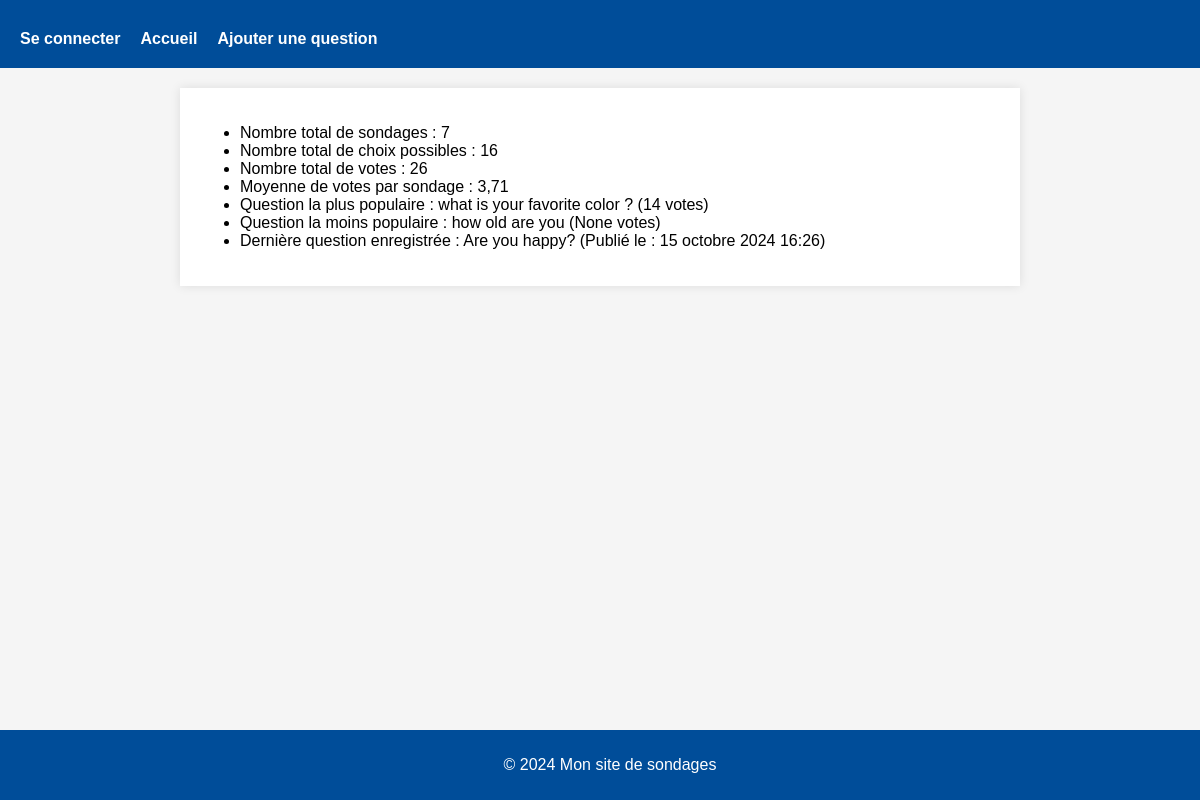
Screenshot of /polls/statistics/ with the database file from the repository.
### polls/models.py (models this page shows, shortened)
class Question(models.Model):
    question_text = models.CharField(max_length=200)
    pub_date = models.DateTimeField("date published")
    @classmethod
    def total_questions(cls):
        return cls.objects.count()
    @classmethod
    def total_choices(cls):
        return sum(choice.choice_set.count() for choice in cls.objects.all())
    @classmethod
    def total_votes(cls):
        return sum(choice.votes for question in cls.objects.prefetch_related('choice_set').all() for choice in
                   question.choice_set.all())
    @classmethod
    def average_votes(cls):
        total_votes = cls.total_votes()
        total_questions = cls.total_questions()
        return total_votes / total_questions if total_questions > 0 else 0
    @classmethod
    def most_popular(cls):
        return cls.objects.annotate(total_votes=Sum('choice__votes')).order_by('-total_votes').first()
    @classmethod
    def least_popular(cls):
        return cls.objects.annotate(total_votes=Sum('choice__votes')).order_by('total_votes').first()
    @classmethod
    def latest_question(cls):
        return cls.objects.latest('pub_date')

### polls/views.py (the view)
# urls.py: path('statistics/', views.statistics_view, name='statistics'),
def statistics_view(request):
    total_questions = Question.total_questions()
    total_choices = Question.total_choices()
    total_votes = Question.total_votes()
    average_votes = Question.average_votes()
    most_popular = Question.most_popular()
    least_popular = Question.least_popular()
    latest_question = Question.latest_question()
    context = {
        'total_questions': total_questions,
        'total_choices': total_choices,
        'total_votes': total_votes,
        'average_votes': average_votes,
        'most_popular': most_popular,
        'least_popular': least_popular,
        'latest_question': latest_question,
    }
    return render(request, 'polls/statistics.html', context)

### polls/templates/polls/statistics.html (shortened to what this page needs)
{% extends "base.html" %}
{% block main %}
<ul>
    <li>Nombre total de sondages : {{ total_questions }}</li>
    <li>Nombre total de choix possibles : {{ total_choices }}</li>
    <li>Nombre total de votes : {{ total_votes }}</li>
    <li>Moyenne de votes par sondage : {{ average_votes|floatformat:2 }}</li>
    <li>Question la plus populaire : {{ most_popular.question_text }} ({{ most_popular.total_votes }} votes)</li>
    <li>Question la moins populaire : {{ least_popular.question_text }} ({{ least_popular.total_votes }} votes)</li>
    <li>Dernière question enregistrée : {{ latest_question.question_text }} (Publié le : {{ latest_question.pub_date }})</li>
</ul>
{% endblock %}

### polls/static/polls/style.css (style rules this page uses)
body { font-family: Arial, sans-serif; margin: 0; padding: 0; background-color: #f5f5f5; }

### rows the page displays
Question: question_text "what is your favorite color ?", total_votes "14"
Question: question_text "how old are you", total_votes "None"
Question: question_text "Are you happy?", pub_date "15 octobre 2024 16:26"

### other values shown
{{ total_questions }} "7"
{{ total_choices }} "16"
{{ total_votes }} "26"
{{ average_votes|floatformat:2 }} "3,71"
